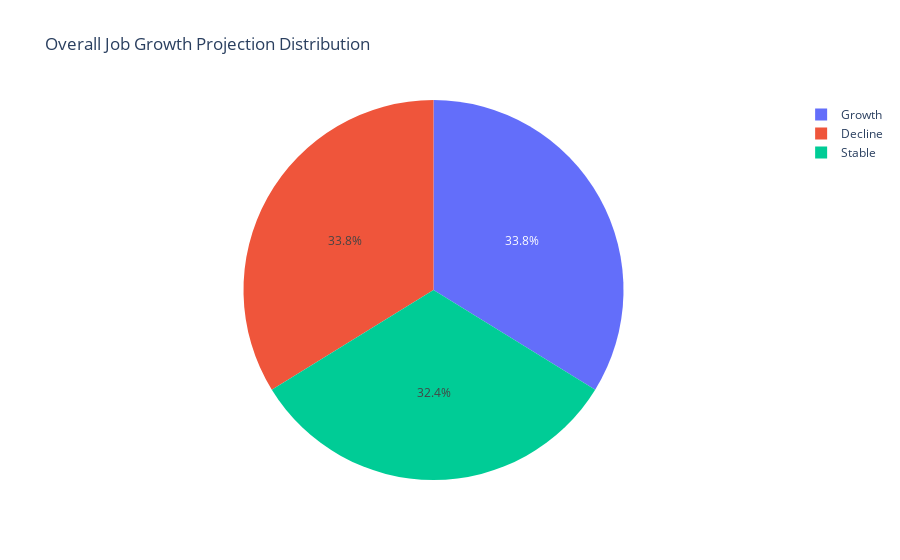

Here is the notebook cell this chart was saved with:
### Code cell
# Step 8: EDA - Univariate Analysis
print("\n--- Univariate Analysis ---")
# Let's see the overall distribution of Job Growth Projections.
growth_counts = df['Job_Growth_Projection'].value_counts().reset_index()
growth_counts.columns = ['Projection', 'Count']
fig = px.pie(growth_counts,
             values='Count',
             names='Projection',
             title='Overall Job Growth Projection Distribution')
fig.show()

### Figure 1 — Plotly figure (JSON) as saved in the notebook; plotly's stock layout.template omitted (floating-point values rounded to 4 significant figures)
{"data": [{"domain": {"x": [0, 1], "y": [0, 1]}, "hovertemplate": "Projection=%{label}<br>Count=%{value}<extra></extra>", "labels": ["Growth", "Decline", "Stable"], "legendgroup": "", "name": "", "showlegend": true, "type": "pie", "values": [169, 169, 162]}], "layout": {"legend": {"tracegroupgap": 0}, "title": {"text": "Overall Job Growth Projection Distribution"}}}
